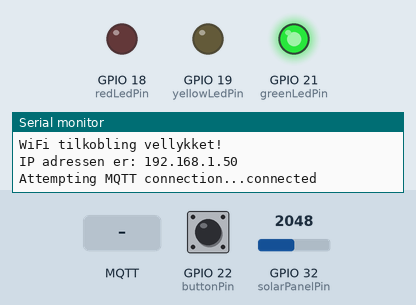
The sketch below on a simulated ESP32. Parts: output pins drawn as LEDs (lit = HIGH), the last lines printed to the serial monitor. Inputs (shaded band) come from the test bench; at power-on: GPIO 22 (buttonPin) LOW, GPIO 32 (solarPanelPin) = 2048. WiFi joins after 1.5 s; servers stay silent unless stated; no MQTT or app messages arrive unless stated.

Above: at 5.4 s.
5.5 s: MQTT message "on7" arrives on the first subscribed topic
At 6.1 s:
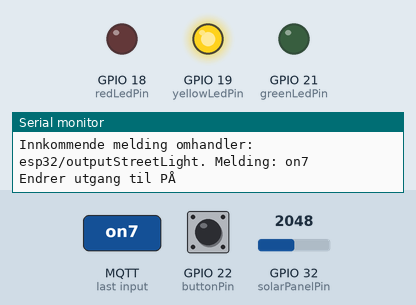
At 11.4 s:
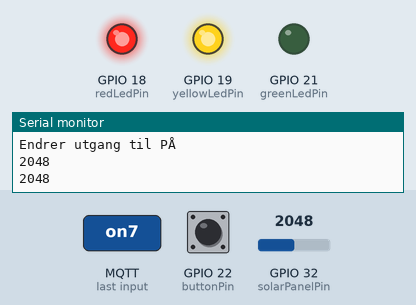
14.0 s: MQTT message "off" arrives on the first subscribed topic
15.5 s: MQTT message "1" arrives on the first subscribed topic
Timing chart, 0 to 18.5 s (numbered marks = the images above; inputs shaded):
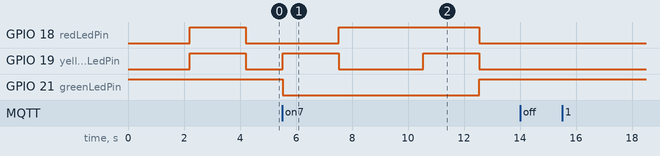

The sketch:

Trafikklys_med_solcelle.ino
```cpp
#include <WiFi.h>
#include <WebServer.h>
#include <PubSubClient.h>

const int greenLedPin = 21;
const int yellowLedPin = 19;
const int redLedPin = 18;
const int buttonPin = 22;
const int buttonLedPin = 25;
int buttonState;
int lightState = 1;
int lightChange = 1;
int currentLightState = 1;
int solarPanelValue  = 0;
int solarPanelEnergy = 0;
const int solarPanelPin = 32;

unsigned long previousMillis = 0;
unsigned long currentMillis =  0;
unsigned long currentMillisLight = 0;
unsigned long previousMillisSolar = 0;

WiFiClient espClient;
PubSubClient client(espClient);
long lastMsg = 0;
char msg[50];
int value = 0;

// SSID og Password for router
const char* ssid = "HENRIK-NETT";
const char* password = "84451F&r";
const char* mqtt_server = "gruppe26.kicks-ass.net";
WebServer server(80);


void setup() {
  // Starter seriellkommunikasjon og velger PIN
  Serial.begin(9600);
  pinMode(greenLedPin, OUTPUT);
  pinMode(yellowLedPin, OUTPUT);
  pinMode(redLedPin, OUTPUT);
  pinMode(buttonPin, INPUT);
  pinMode(solarPanelPin, INPUT);
  client.setServer(mqtt_server, 1883);
  client.setCallback(callback);
  digitalWrite(greenLedPin, HIGH);


// Kobler til WiFi
  Serial.print("Prøver å koble til: ");
  Serial.println(ssid);
  WiFi.begin(ssid, password);

  while (WiFi.status() != WL_CONNECTED){
    delay(1000);
    Serial.print(".");
  }

  Serial.println(" ");
  Serial.println("WiFi tilkobling vellykket!");
  Serial.print("IP adressen er: ");
  Serial.println(WiFi.localIP());
  delay(200);
  greenLight();

} //Setup end

// Kjører callback
void callback(char* topic, byte* message, unsigned int length) {
  Serial.print("Innkommende melding omhandler: ");
  Serial.print(topic);
  Serial.print(". Melding: ");
  String messageTemp;

  for (int i = 0; i < length; i++) {
    Serial.print((char)message[i]);
    messageTemp += (char)message[i];
  }
  Serial.println();

  // If a message is received on the topic esp32/output, you check if the message is either "on" or "off".
  // Changes the output state according to the message
  if (String(topic) == "esp32/outputStreetLight") {
    Serial.print("Endrer utgang til ");
    if(messageTemp == "on7"){
      Serial.println("PÅ");
      digitalWrite(buttonLedPin, HIGH);
      lightChange = 0;
      updateButtonState();
    }
    else if(messageTemp == "off"){
      Serial.println("AV");
      //digitalWrite(ledPin, LOW);
    }
  }
} //Callback end


// Kober til MQTT på Raspberry Pi
void reconnectMQTT() {
  // Loop until we're reconnected
  while (!client.connected()) {
    Serial.print("Attempting MQTT connection...");
    // Attempt to connect
    if (client.connect("ESP32ClientTrafficLightSolar")) {
      Serial.println("connected");
      // Subscribe
      client.subscribe("esp32/outputStreetLight");
      client.subscribe("esp32/outputSolarPanel");
      client.subscribe("esp32/outputSolarEnergy");
    } else {
      Serial.print("failed, rc=");
      Serial.print(client.state());
      Serial.println(" try again in 5 seconds");
      // Wait 5 seconds before retrying
      delay(5000);
    }
  }
}// reconnect MQTT end


// Rødt lys
void redLight(){
  currentMillisLight = millis();
  digitalWrite(greenLedPin, HIGH);
  digitalWrite(greenLedPin, LOW);
  digitalWrite(yellowLedPin, HIGH);
  currentLightState = 0;
  // Current light state er 0 om det ikke er lovt å kjøre.
  delay(2000);
  digitalWrite(yellowLedPin, LOW);
  digitalWrite(redLedPin, HIGH);
}

// Grønt lys
void greenLight(){
  digitalWrite(redLedPin, HIGH);
  digitalWrite(yellowLedPin, HIGH);
  delay(2000);
  digitalWrite(redLedPin, LOW);
  digitalWrite(yellowLedPin, LOW);
  digitalWrite(greenLedPin, HIGH);
  currentLightState = 1;
  // Current light state er 1 om lyset er grønt.
}

void updateLightState(){
    char lightString[8];
    dtostrf(lightState, 1, 2, lightString);
    client.publish("esp32/trafficLightState", lightString);
}

void updateButtonState(){
  char buttonString[8];
  dtostrf(lightChange, 1, 2, buttonString);
  client.publish("esp32/trafficButtonPressed", buttonString);
}

// Funksjon for å sende verdien av effekt fra solcellepanelet til Node-Red
// Endrer int til char og sender som en string som kan mottas i Node-Red
void updateSolarPanelValue(){
  char powerString[8];
  dtostrf(solarPanelValue, 1, 0, powerString);
  client.publish("esp32/solarPanelValue", powerString);
  Serial.println(powerString);
}

void updateSolarPanelEnergy(){
  char energyString[8];
  dtostrf(solarPanelEnergy, 1, 0, energyString);
  client.publish("esp32/solarPanelEnergy", energyString);
  Serial.println(energyString);
}

void loop() {
  unsigned long currentMillis = millis();
  buttonState = (digitalRead(buttonPin));
  if (buttonState == 1 && lightChange == 1){
    lightChange = 0;
    updateButtonState();
    digitalWrite(buttonLedPin, HIGH);
  }

  //Kobler til MQTT ved frakobling og sjekker kommunikasjon
  if (!client.connected()) {
      reconnectMQTT();
    }
  client.loop();

  // Laster også opp ny solcelleverdi hvert 10. sekund
  if (currentMillis - previousMillisSolar >= 10000){
      previousMillisSolar = currentMillis;
      solarPanelValue = analogRead(solarPanelPin);
      solarPanelEnergy = solarPanelValue;
      updateSolarPanelValue();
      updateSolarPanelEnergy();
  }


  // Kjører hvert tiende millisekund for å endre tilstand på lys.
   if (currentMillis - previousMillis >= 10){
    previousMillis = currentMillis;
    if (currentLightState == 1 && lightChange == 0){
    redLight();
    lightState = 0;
    lightChange = 1;
    digitalWrite(buttonLedPin, LOW);
    currentMillisLight = currentMillis;
    updateLightState();
    updateButtonState();

    }
  if (currentLightState == 0 && currentMillis - currentMillisLight >= 5000){
    greenLight();
    lightState = 1;
    lightChange = 1;
    digitalWrite(buttonLedPin, LOW);
    updateLightState();
    updateButtonState();
    }

  }

}
```

Measured:
- after the input at 5.5 s, GPIO 18 (redLedPin): LOW → HIGH after 2.0 s, → LOW 5.0 s later; GPIO 19 (yellowLedPin): alternates HIGH for 2.0 s and LOW for 3.0 s, starting at once; GPIO 21 (greenLedPin): HIGH → LOW at once, → HIGH 7.0 s later
